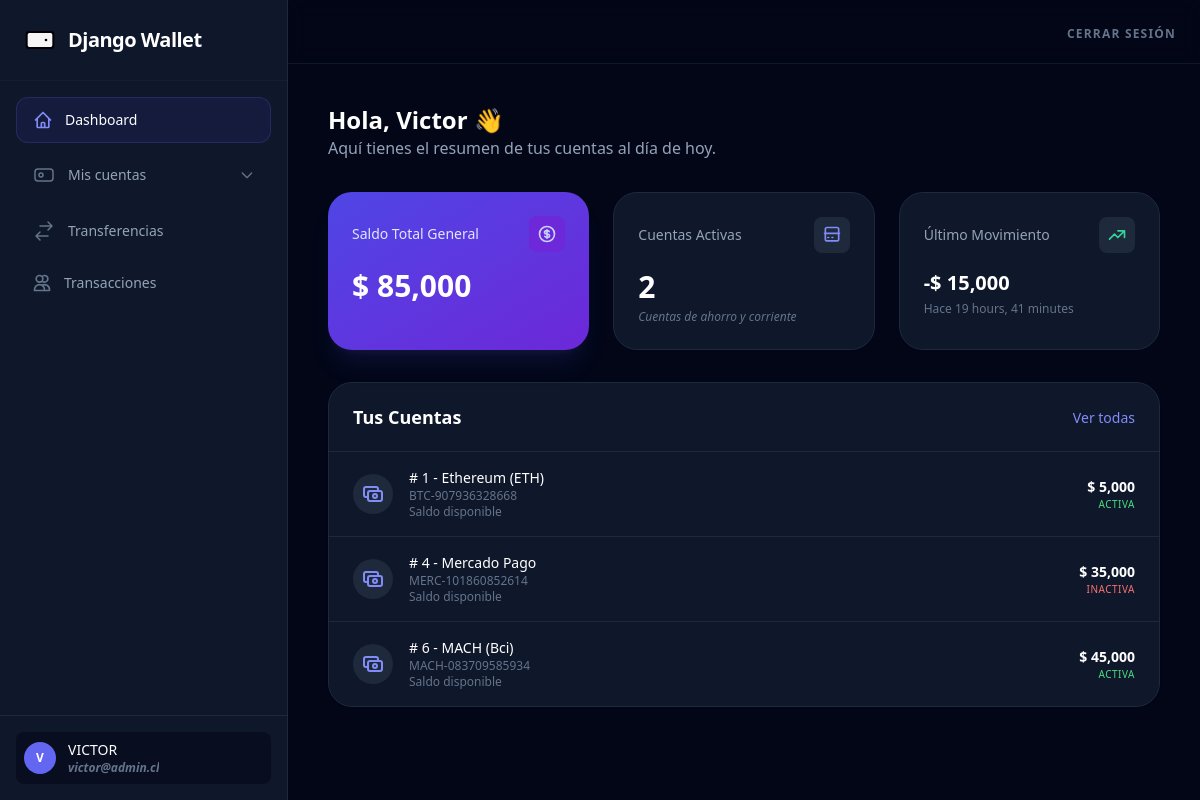
Before: / (signed in) with the older database file.
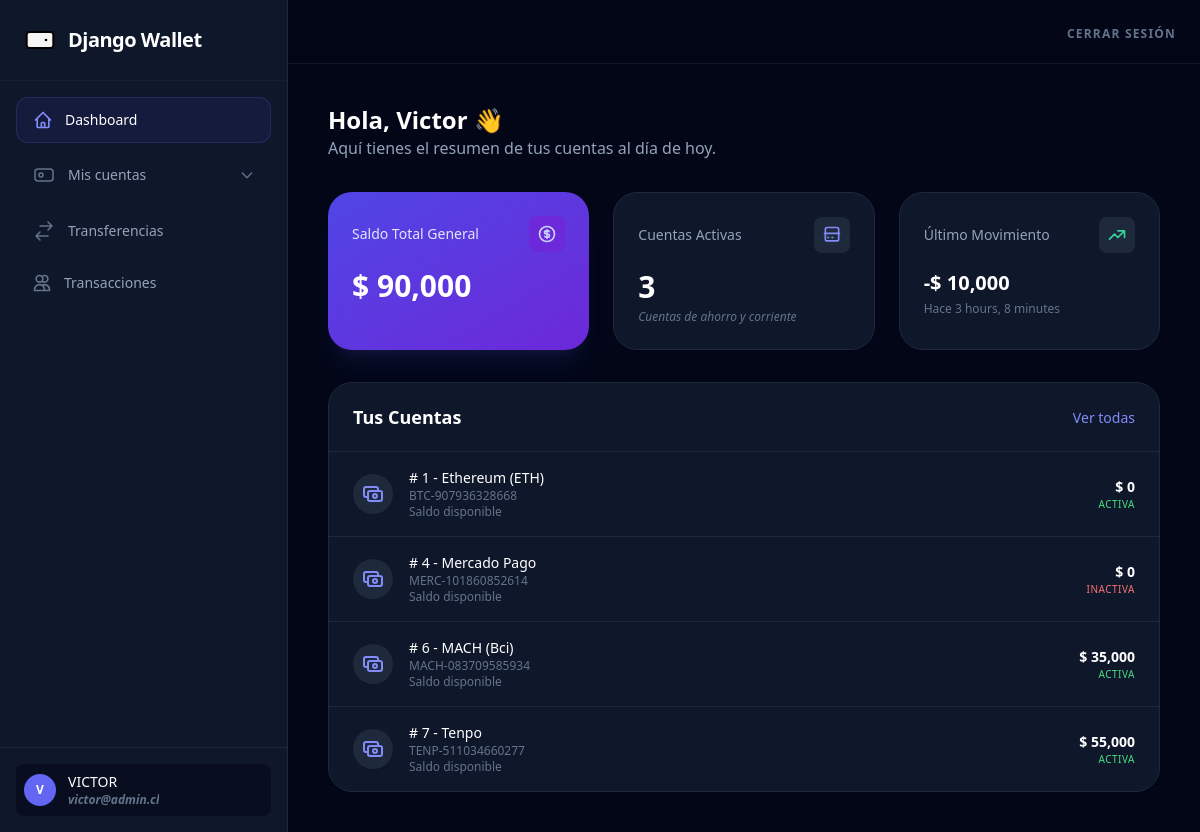
After: the same page with the newer database file.
### gestion/models.py (models this page shows, shortened)
class Transaccion(models.Model):
    TIPO_CHOICES = [
        ('deposito', 'Depósito'),
        ('retiro', 'Retiro'),
        ('transferencia', 'Transferencia'),
    ]
    cuenta_origen = models.ForeignKey(
        Cuenta,
        on_delete=models.PROTECT,
        related_name='transacciones_realizadas'
    )
    cuenta_destino = models.ForeignKey(
        Cuenta,
        on_delete=models.PROTECT,
        related_name='transacciones_recibidas',
        null=True,
        blank=True
    )
    tipo = models.CharField(max_length=15, choices=TIPO_CHOICES)
    monto = models.DecimalField(max_digits=12, decimal_places=2)
    fecha_transaccion = models.DateTimeField(auto_now_add=True)
    descripcion = models.TextField(blank=True, null=True)

class Cuenta(models.Model):
    cliente = models.ForeignKey(
        Cliente,
        on_delete=models.PROTECT,
        related_name='cuentas'
    )
    TIPO_CUENTA_CHOICES = [
        ('BCI', 'Banco BCI'),
        ('SANT', 'Banco Santander'),
        ('ESTD', 'Banco Estado'),
        ('CHIL', 'Banco de Chile'),
        ('MERC', 'Mercado Pago'),
        ('MACH', 'MACH (Bci)'),
        ('TENP', 'Tenpo'),
        ('BTC', 'Bitcoin (BTC)'),
        ('ETH', 'Ethereum (ETH)'),
        ('USDT', 'Tether (USDT)'),
    ]
    tipo = models.CharField(max_length=10, choices=TIPO_CUENTA_CHOICES, default='BCI')
    numero = models.CharField(max_length=20, unique=True)
    saldo_disponible = models.IntegerField(default=0)
    activa = models.BooleanField(default=True)
    fecha_creacion = models.DateTimeField(auto_now_add=True)

### gestion/views.py (the view)
# urls.py: path('', views.dashboard, name='dashboard'),
@login_required
def dashboard(request):
    cliente = request.user.cliente
    cuentas = cliente.cuentas.all()
    cuentas_activas = cuentas.filter(activa=True)
    ultima_transaccion = Transaccion.objects.filter(
        Q(cuenta_origen__cliente=request.user.cliente) |
        Q(cuenta_destino__cliente=request.user.cliente)
    ).select_related('cuenta_origen', 'cuenta_destino').order_by('-fecha_transaccion').first()
    saldo_total = cuentas.aggregate(Sum('saldo_disponible'))['saldo_disponible__sum'] or 0
    context = {
        'cuentas': cuentas,
        'cuentas_activas': cuentas_activas,
        'saldo_total': saldo_total,
        'ultima_transaccion': ultima_transaccion,
    }
    return render(request, 'gestion/dashboard.html', context)

### templates/gestion/dashboard.html (shortened to what the changed rows need)
{% extends 'layout.html' %}
{% load humanize %}
{% block content %}
    <div class="max-w-7xl mx-auto">
        <div class="mb-8">
            <h2 class="text-2xl font-bold text-white">Hola, {{ user.first_name|default:user.username|capfirst }} 👋</h2>
        </div>
        <div class="grid grid-cols-1 md:grid-cols-3 gap-6 mb-8">
            <div class="bg-gradient-to-br from-indigo-600 to-violet-700 rounded-3xl p-6 shadow-xl shadow-indigo-500/10">
                <div class="flex items-center justify-between mb-4">
                    <span class="text-indigo-100 text-sm font-medium">Saldo Total General</span>
                        <div class="p-2 bg-violet-700 rounded-lg text-indigo-400">
                        </div>
                </div>
                <div class="text-3xl font-bold text-white mb-1">$ {{ saldo_total|intcomma }}</div>
            </div>
            <div class="bg-slate-900 border border-slate-800 rounded-3xl p-6">
            <div class="flex items-center justify-between mb-4">
                <span class="text-slate-400 text-sm font-medium">Cuentas Activas</span>
                <div class="p-2 bg-slate-800 rounded-lg text-indigo-400">
                </div>
            </div>
            <div class="text-3xl font-bold text-white mb-1">{{ cuentas_activas|length }}</div>
            <div class="text-slate-500 text-xs italic">Cuentas de ahorro y corriente</div>
            </div>
            <div class="bg-slate-900 border border-slate-800 rounded-3xl p-6">
            <div class="flex items-center justify-between mb-4">
                <span class="text-slate-400 text-sm font-medium">Último Movimiento</span>
                <div class="p-2 bg-slate-800 rounded-lg text-emerald-400">
                </div>
            </div>
            <div class="text-xl font-bold text-white mb-1">
                {% if ultima_transaccion %}
                    -$ {{ ultima_transaccion.monto|floatformat:0|intcomma }}
                {% else %}
                    $ 0.00
                {% endif %}
            </div>
            <div class="text-slate-500 text-xs">Hace {{ ultima_transaccion.fecha_transaccion|timesince }}</div>
            </div>
        </div>
        <div class="bg-slate-900 border border-slate-800 rounded-3xl overflow-hidden shadow-sm">
            <div class="divide-y divide-slate-800">
            {% for cuenta in cuentas %}
                <div class="px-6 py-4 flex items-center justify-between hover:bg-slate-800/30 transition-colors cursor-pointer group">
                    <div class="flex items-center space-x-4">
                        <div class="h-10 w-10 rounded-full bg-slate-800 flex items-center justify-center text-indigo-400 group-hover:scale-110 transition-transform">
                            <svg class="h-6 w-6" fill="none" viewBox="0 0 24 24" stroke="currentColor">
                            <path stroke-linecap="round" stroke-linejoin="round" stroke-width="2" d="M17 9V7a2 2 0 00-2-2H5a2 2 0 00-2 2v6a2 2 0 002 2h2m2 4h10a2 2 0 002-2v-6a2 2 0 00-2-2H9a2 2 0 00-2 2v6a2 2 0 002 2zm7-5a2 2 0 11-4 0 2 2 0 014 0z" />
                            </svg>
                        </div>
                        <div>
                            <p class="text-sm font-medium text-white"># {{ cuenta.id }} - {{ cuenta.get_tipo_display }}</p>
                            <p class="text-xs text-slate-500">{{ cuenta.numero }}</p>
                            <p class="text-xs text-slate-500">Saldo disponible</p>
                        </div>
                    </div>
                    <div class="text-right">
                        <p class="text-sm font-bold text-white">$ {{ cuenta.saldo_disponible|intcomma }}</p>
                        <p class="text-[10px] {{ cuenta.activa|yesno:'text-green-400,text-red-400' }} uppercase tracking-wider">{{ cuenta.activa|yesno:"Activa,Inactiva" }}</p>
                    </div>
                </div>
                {% empty %}
                    <div class="p-10 text-center">
                        <p class="text-slate-500 italic">Aún no tienes cuentas registradas.</p>
                    </div>
            {% endfor %}
            </div>
        </div>
    </div>
{% endblock %}

Changed rows visible on the page:
no longer on this page (row unchanged): Transaccion: monto "15,000", fecha_transaccion "19 hours, 41 minutes"
added Transaccion: monto "10,000", fecha_transaccion "3 hours, 8 minutes"
changed Cuenta "Ethereum (ETH)": saldo_disponible "5,000" → "0"
changed Cuenta "Mercado Pago": saldo_disponible "35,000" → "0"
changed Cuenta "MACH (Bci)": saldo_disponible "45,000" → "35,000"
added Cuenta: id "7", tipo "Tenpo", numero "TENP-511034660277", saldo_disponible "55,000", activa "ACTIVA"
Other visible differences:
{{ saldo_total|intcomma }}: "85,000" → "90,000"
{{ cuentas_activas|length }}: "2" → "3"
